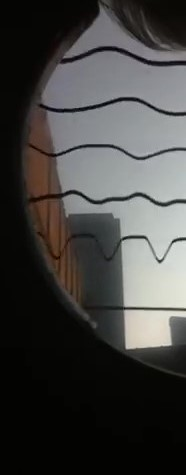
#> input picture test1left.jpg, 186 x 475 px, found by its file name
$ python stitch.py
#> lines starting #> are read from the running program, lines starting #| are printed output that depends on the picture
import cv2
import numpy as np


MAX_FEATURES = 500
GOOD_MATCH_PERCENT = 0.15


def alignImages(im1, im2):

  # Convert images to grayscale
  im1Gray = cv2.cvtColor(im1, cv2.COLOR_BGR2GRAY)
  im2Gray = cv2.cvtColor(im2, cv2.COLOR_BGR2GRAY)

  # Detect ORB features and compute descriptors.
  orb = cv2.ORB_create(MAX_FEATURES)
  keypoints1, descriptors1 = orb.detectAndCompute(im1Gray, None)
  keypoints2, descriptors2 = orb.detectAndCompute(im2Gray, None)

  # Match features.
  matcher = cv2.DescriptorMatcher_create(cv2.DESCRIPTOR_MATCHER_BRUTEFORCE_HAMMING)
  matches = matcher.match(descriptors1, descriptors2, None)

  # Sort matches by score
  matches.sort(key=lambda x: x.distance, reverse=False)

  # Remove not so good matches
  numGoodMatches = int(len(matches) * GOOD_MATCH_PERCENT)
  matches = matches[:numGoodMatches]

  # Draw top matches
  imMatches = cv2.drawMatches(im1, keypoints1, im2, keypoints2, matches, None)
  cv2.imwrite("matches.jpg", imMatches)

  # Extract location of good matches
  points1 = np.zeros((len(matches), 2), dtype=np.float32)
  points2 = np.zeros((len(matches), 2), dtype=np.float32)

  for i, match in enumerate(matches):
    points1[i, :] = keypoints1[match.queryIdx].pt
    points2[i, :] = keypoints2[match.trainIdx].pt

  # Find homography
  h, mask = cv2.findHomography(points1, points2, cv2.RANSAC)

  # Use homography
  height, width, channels = im2.shape
  im1Reg = cv2.warpPerspective(im1, h, (width, height))

  return im1Reg, h


if __name__ == '__main__':

  # Read reference image
  refFilename = "test1left.jpg"
  print("Reading reference image : ", refFilename)
  imReference = cv2.imread(refFilename, cv2.IMREAD_COLOR)
#> imReference is the input picture: shape (475, 186, 3); mean B, G, R 64.6, 66.4, 67.1

  # Read image to be aligned
  imFilename = "test1right.jpg"
  print("Reading image to align : ", imFilename);
  im = cv2.imread(imFilename, cv2.IMREAD_COLOR)
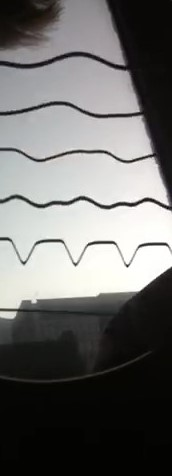
#> input picture test1right.jpg, 172 x 476 px, found by its file name
#> im is the input picture: shape (476, 172, 3); mean B, G, R 107, 108.6, 109

  print("Aligning images ...")
  # Registered image will be resotred in imReg.
  # The estimated homography will be stored in h.
  imReg, h = alignImages(imReference, im)
#> in alignImages, `im1Gray = cv2.cvtColor(im1, cv2.COLOR_BGR2GRAY)`:
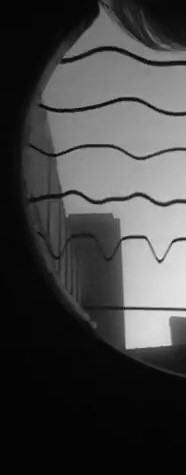
#> im1Gray: shape (475, 186); min 1, max 229, mean 66.5
#> in alignImages, `keypoints1, descriptors1 = orb.detectAndCompute(im1Gray, None)`: keypoints1 = 205 keypoints; strongest (x, y, size): (125, 311, 44.6), (144, 237, 31), (126, 347, 37.2), (144, 238, 37.2)
#> in alignImages, `keypoints2, descriptors2 = orb.detectAndCompute(im2Gray, None)`: keypoints2 = 275 keypoints; strongest (x, y, size): (127, 266, 31), (75, 264, 31), (126, 265, 37.2), (75, 261, 31)
#> in alignImages, `matches = matcher.match(descriptors1, descriptors2, None)`: matches = 205 matches
#> (the run stopped early here; a loop or call above may not have finished)
